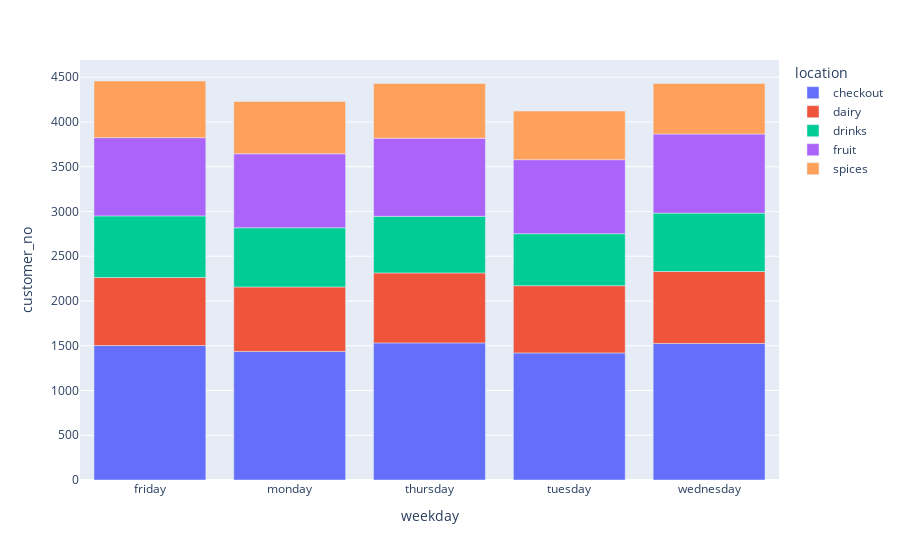

The cell this chart's notebook holds for it:
### Code cell
total_customers_weekday = pd.DataFrame(df.groupby(["location","weekday"])["customer_no"].nunique())
total_customers_weekday.reset_index(inplace=True)
px.bar(total_customers_weekday, x='weekday', y='customer_no', color="location")

### Figure 1 — Plotly figure (JSON) as saved in the notebook; plotly's stock layout.template omitted (floating-point values rounded to 4 significant figures)
{"data": [{"alignmentgroup": "True", "hovertemplate": "location=checkout<br>weekday=%{x}<br>customer_no=%{y}<extra></extra>", "legendgroup": "checkout", "marker": {"color": "#636efa"}, "name": "checkout", "offsetgroup": "checkout", "orientation": "v", "showlegend": true, "textposition": "auto", "type": "bar", "x": ["friday", "monday", "thursday", "tuesday", "wednesday"], "xaxis": "x", "y": [1502, 1437, 1532, 1420, 1526], "yaxis": "y"}, {"alignmentgroup": "True", "hovertemplate": "location=dairy<br>weekday=%{x}<br>customer_no=%{y}<extra></extra>", "legendgroup": "dairy", "marker": {"color": "#EF553B"}, "name": "dairy", "offsetgroup": "dairy", "orientation": "v", "showlegend": true, "textposition": "auto", "type": "bar", "x": ["friday", "monday", "thursday", "tuesday", "wednesday"], "xaxis": "x", "y": [761, 720, 782, 751, 804], "yaxis": "y"}, {"alignmentgroup": "True", "hovertemplate": "location=drinks<br>weekday=%{x}<br>customer_no=%{y}<extra></extra>", "legendgroup": "drinks", "marker": {"color": "#00cc96"}, "name": "drinks", "offsetgroup": "drinks", "orientation": "v", "showlegend": true, "textposition": "auto", "type": "bar", "x": ["friday", "monday", "thursday", "tuesday", "wednesday"], "xaxis": "x", "y": [688, 661, 632, 581, 652], "yaxis": "y"}, {"alignmentgroup": "True", "hovertemplate": "location=fruit<br>weekday=%{x}<br>customer_no=%{y}<extra></extra>", "legendgroup": "fruit", "marker": {"color": "#ab63fa"}, "name": "fruit", "offsetgroup": "fruit", "orientation": "v", "showlegend": true, "textposition": "auto", "type": "bar", "x": ["friday", "monday", "thursday", "tuesday", "wednesday"], "xaxis": "x", "y": [874, 827, 872, 827, 884], "yaxis": "y"}, {"alignmentgroup": "True", "hovertemplate": "location=spices<br>weekday=%{x}<br>customer_no=%{y}<extra></extra>", "legendgroup": "spices", "marker": {"color": "#FFA15A"}, "name": "spices", "offsetgroup": "spices", "orientation": "v", "showlegend": true, "textposition": "auto", "type": "bar", "x": ["friday", "monday", "thursday", "tuesday", "wednesday"], "xaxis": "x", "y": [633, 584, 613, 543, 565], "yaxis": "y"}], "layout": {"barmode": "relative", "legend": {"title": {"text": "location"}, "tracegroupgap": 0}, "margin": {"t": 60}, "xaxis": {"anchor": "y", "domain": [0, 1], "title": {"text": "weekday"}}, "yaxis": {"anchor": "x", "domain": [0, 1], "title": {"text": "customer_no"}}}}
